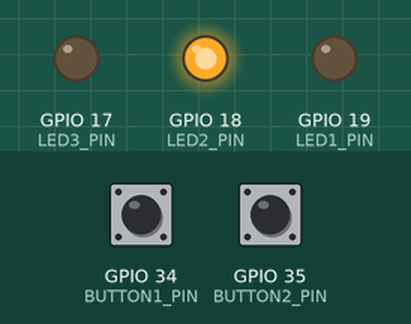
Recording of a sketch running on a simulated ESP32. Shown: output pins drawn as LEDs (lit = HIGH). The test bench sets the inputs (shaded band); at power-on: GPIO 34 (BUTTON1_PIN) HIGH, GPIO 35 (BUTTON2_PIN) HIGH.

Above: at 1.2 s.
1.3 s: GPIO 34 (BUTTON1_PIN) pulled LOW for 0.15 s
At 2.2 s:
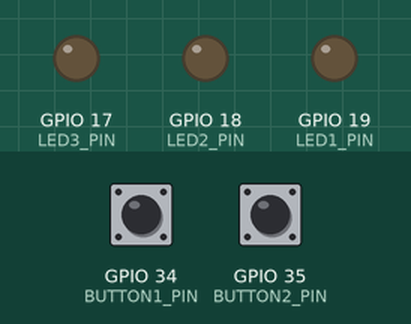
2.9 s: GPIO 35 (BUTTON2_PIN) pulled LOW for 0.15 s
At 3.4 s:
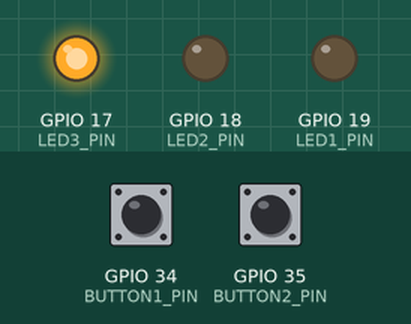
6.0 s: GPIO 34 (BUTTON1_PIN) pulled LOW for 1 s
At 7.6 s:
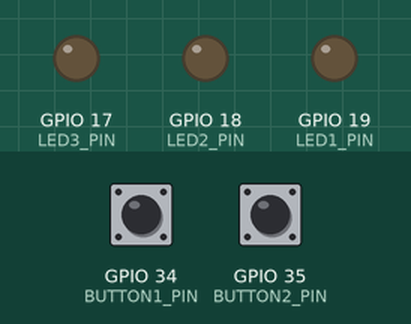
8.5 s: GPIO 35 (BUTTON2_PIN) pulled LOW for 1 s
At 8.9 s:
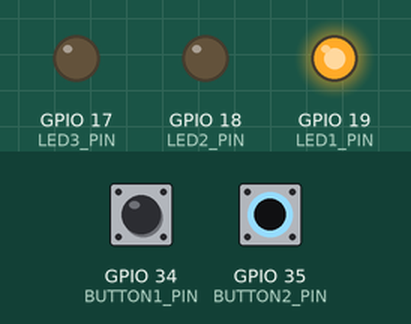
Timing chart, 0 to 13.3 s (numbered marks = the images above; inputs shaded):
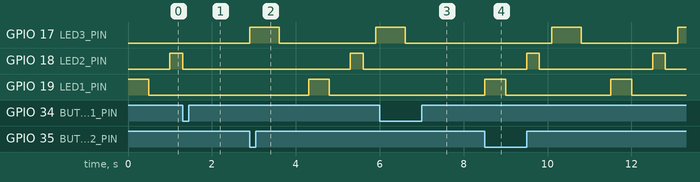

Measured:
- after the input at 1.3 s, GPIO 17 (LED3_PIN): stays LOW (without the input it goes to HIGH after 0.30 s)
- after the input at 2.9 s, GPIO 17 (LED3_PIN): LOW → HIGH at once, → LOW 0.70 s later, → HIGH 2.3 s later; GPIO 18 (LED2_PIN): LOW → HIGH after 2.4 s, → LOW 0.30 s later; GPIO 19 (LED1_PIN): LOW → HIGH after 1.4 s, → LOW 0.50 s later
- after the input at 6.0 s, GPIO 18 (LED2_PIN): stays LOW (without the input it goes to HIGH after 2.3 s); GPIO 19 (LED1_PIN): stays LOW (without the input it goes to HIGH after 1.3 s)
- after the input at 8.5 s, GPIO 17 (LED3_PIN): LOW → HIGH after 1.6 s, → LOW 0.70 s later, → HIGH 2.3 s later; GPIO 18 (LED2_PIN): alternates HIGH for 0.30 s and LOW for 2.7 s, starting after 1.0 s; GPIO 19 (LED1_PIN): alternates HIGH for 0.50 s and LOW for 2.5 s, starting at once

The sketch:

baitap_freertos_semaphore_bai_3.ino
```cpp
#include <Arduino.h>
#include <freertos/FreeRTOS.h>
#include <freertos/task.h>
#include <freertos/semphr.h>

#define LED1_PIN 19
#define LED2_PIN 18
#define LED3_PIN 17
#define BUTTON1_PIN 34
#define BUTTON2_PIN 35

SemaphoreHandle_t xSemaphore1;
SemaphoreHandle_t xSemaphore2;
SemaphoreHandle_t xSemaphore3;
TaskHandle_t xTaskHandle1;
TaskHandle_t xTaskHandle2;
TaskHandle_t xTaskHandle3;

void setup() {
  // Khởi tạo các chân LED
  pinMode(LED1_PIN, OUTPUT);
  pinMode(LED2_PIN, OUTPUT);
  pinMode(LED3_PIN, OUTPUT);

  // Khởi tạo các chân nút nhấn
  pinMode(BUTTON1_PIN, INPUT_PULLUP);
  pinMode(BUTTON2_PIN, INPUT_PULLUP);

  // Tạo Semaphore cho mỗi LED
  xSemaphore1 = xSemaphoreCreateBinary();
  xSemaphore2 = xSemaphoreCreateBinary();
  xSemaphore3 = xSemaphoreCreateBinary();

  if (xSemaphore1 != NULL) {
    xSemaphoreGive(xSemaphore1);
  }

  // Tạo các task để điều khiển đèn LED
  xTaskCreate(taskLed1, "Task LED 1", 1000, NULL, 3, &xTaskHandle1);
  xTaskCreate(taskLed2, "Task LED 2", 1000, NULL, 2, &xTaskHandle2);
  xTaskCreate(taskLed3, "Task LED 3", 1000, NULL, 1, &xTaskHandle3);
  xTaskCreate(taskButtonControl, "Task Button Control", 1000, NULL, 4, NULL);
}

void loop() {
  // Không làm gì trong loop
}

void taskLed1(void *pvParameters) {
  (void) pvParameters;
  for (;;) {
    if (xSemaphoreTake(xSemaphore1, portMAX_DELAY) == pdTRUE) {
      // Tăng ưu tiên cho task LED 1
      vTaskPrioritySet(xTaskHandle1, 4);

      digitalWrite(LED1_PIN, HIGH);
      vTaskDelay(500 / portTICK_PERIOD_MS);
      digitalWrite(LED1_PIN, LOW);
      vTaskDelay(500 / portTICK_PERIOD_MS);

      // Phát hành Semaphore cho task tiếp theo
      xSemaphoreGive(xSemaphore2);

      // Giảm ưu tiên trở lại sau khi hoàn thành
      vTaskPrioritySet(xTaskHandle1, 3);
    }
  }
}

void taskLed2(void *pvParameters) {
  (void) pvParameters;
  for (;;) {
    if (xSemaphoreTake(xSemaphore2, portMAX_DELAY) == pdTRUE) {
      digitalWrite(LED2_PIN, HIGH);
      vTaskDelay(300 / portTICK_PERIOD_MS);
      digitalWrite(LED2_PIN, LOW);
      vTaskDelay(300 / portTICK_PERIOD_MS);
      xSemaphoreGive(xSemaphore3); // Phát hành Semaphore cho task tiếp theo
    }
  }
}

void taskLed3(void *pvParameters) {
  (void) pvParameters;
  for (;;) {
    if (xSemaphoreTake(xSemaphore3, portMAX_DELAY) == pdTRUE) {
      digitalWrite(LED3_PIN, HIGH);
      vTaskDelay(700 / portTICK_PERIOD_MS);
      digitalWrite(LED3_PIN, LOW);
      vTaskDelay(700 / portTICK_PERIOD_MS);
      xSemaphoreGive(xSemaphore1); // Phát hành Semaphore cho task tiếp theo
    }
  }
}

void taskButtonControl(void *pvParameters) {
  (void) pvParameters;
  for (;;) {
    // Kiểm tra nút 1
    if (digitalRead(BUTTON1_PIN) == LOW) {
      // Tạm dừng các task LED 1 và LED 2
      vTaskSuspend(xTaskHandle1);
      vTaskSuspend(xTaskHandle2);
    }
    // Kiểm tra nút 2
    if (digitalRead(BUTTON2_PIN) == LOW) {
      // Tiếp tục các task LED 1 và LED 2
      vTaskResume(xTaskHandle1);
      vTaskResume(xTaskHandle2);
    }
    vTaskDelay(100 / portTICK_PERIOD_MS); // Tránh lặp quá nhanh
  }
}
```
